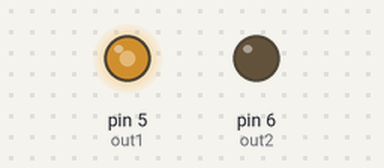
The sketch below on a simulated Arduino Uno, built with avr-gcc and run on an emulated ATmega328P. Shown: output pins drawn as LEDs (lit = HIGH).

Above: at 0.05 s.
At 6.0 s:
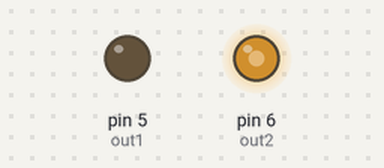
Timing chart, 0 to 7.8 s (numbered marks = the images above):
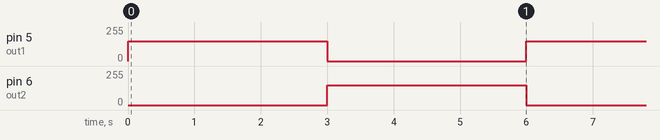

The sketch:

motor.ino
```cpp
int out1=5;
int out2=6;

void setup(){
 pinMode(out1,OUTPUT);
 pinMode(out2,OUTPUT);
// pinMode();
}


void loop(){

  adelante();
  delay(3000);
  atras();
  delay(3000);

}


void adelante (){
  analogWrite(out1,150);
  digitalWrite(out2,LOW);
}

void atras(){
   digitalWrite(out1,LOW);
   analogWrite(out2,150);
}
```

Measured:
- by itself, pin 5 (out1), pin 6 (out2): alternates 150/255 for 3.0 s and 0/255 for 3.0 s
